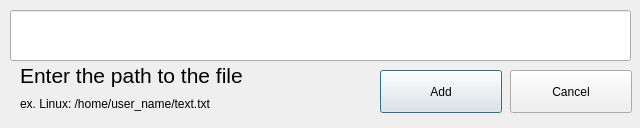
<?xml version="1.0" encoding="UTF-8"?>
<ui version="4.0">
 <class>AddFileWindow</class>
 <widget class="QDialog" name="AddFileWindow">
  <property name="geometry">
   <rect>
    <x>0</x>
    <y>0</y>
    <width>640</width>
    <height>128</height>
   </rect>
  </property>
  <property name="windowTitle">
   <string>Add File</string>
  </property>
  <widget class="QLineEdit" name="newPath">
   <property name="geometry">
    <rect>
     <x>10</x>
     <y>10</y>
     <width>621</width>
     <height>51</height>
    </rect>
   </property>
  </widget>
  <widget class="QPushButton" name="addButton">
   <property name="geometry">
    <rect>
     <x>380</x>
     <y>70</y>
     <width>122</width>
     <height>43</height>
    </rect>
   </property>
   <property name="text">
    <string>Add</string>
   </property>
  </widget>
  <widget class="QPushButton" name="cancelButton">
   <property name="geometry">
    <rect>
     <x>510</x>
     <y>70</y>
     <width>122</width>
     <height>43</height>
    </rect>
   </property>
   <property name="text">
    <string>Cancel</string>
   </property>
  </widget>
  <widget class="QLabel" name="label">
   <property name="geometry">
    <rect>
     <x>20</x>
     <y>50</y>
     <width>301</width>
     <height>51</height>
    </rect>
   </property>
   <property name="font">
    <font>
     <pointsize>16</pointsize>
    </font>
   </property>
   <property name="text">
    <string>Enter the path to the file</string>
   </property>
  </widget>
  <widget class="QLabel" name="label_2">
   <property name="geometry">
    <rect>
     <x>20</x>
     <y>90</y>
     <width>351</width>
     <height>27</height>
    </rect>
   </property>
   <property name="text">
    <string>ex. Linux: /home/user_name/text.txt</string>
   </property>
  </widget>
 </widget>
 <resources/>
 <connections>
  <connection>
   <sender>cancelButton</sender>
   <signal>clicked()</signal>
   <receiver>AddFileWindow</receiver>
   <slot>hide()</slot>
   <hints>
    <hint type="sourcelabel">
     <x>584</x>
     <y>103</y>
    </hint>
    <hint type="destinationlabel">
     <x>635</x>
     <y>0</y>
    </hint>
   </hints>
  </connection>
 </connections>
</ui>
